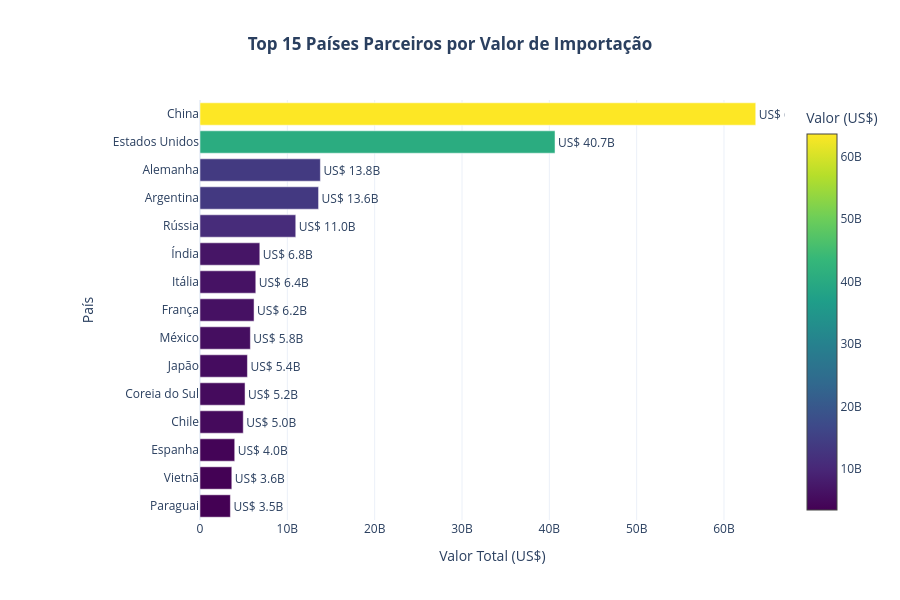
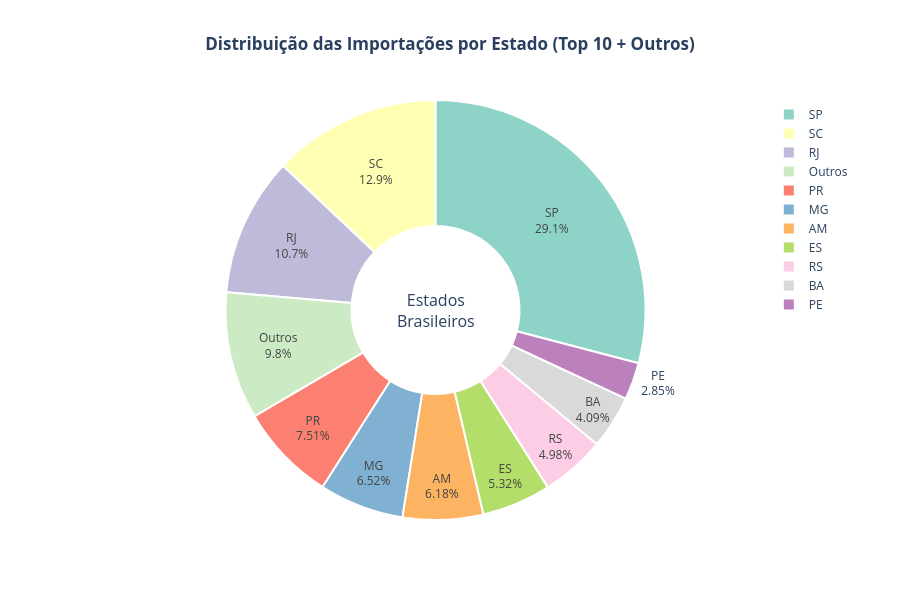

Notebook code cell kept with these figures, in order:
### Code cell
# 6.2 Visualização Top Países (Grupo 2.2)
if not grupo2_resultados.get('analise_paises', pd.DataFrame()).empty:
    print("\n🌍 6.2 ANÁLISE DOS PRINCIPAIS PAÍSES PARCEIROS")
    
    df_paises = grupo2_resultados['analise_paises'].copy()
    df_paises = df_paises.head(15)  # Top 15 países
    
    # Gráfico de barras horizontais interativo
    fig = go.Figure()
    
    fig.add_trace(go.Bar(
        y=df_paises['NOME_PAIS'][::-1],  # Inverter para maior no topo
        x=df_paises['valor_total'][::-1],
        orientation='h',
        marker=dict(
            color=df_paises['valor_total'][::-1],
            colorscale='Viridis',
            showscale=True,
            colorbar=dict(title="Valor (US$)")
        ),
        text=[format_currency(v) for v in df_paises['valor_total'][::-1]],
        textposition='outside',
        hovertemplate='<b>%{y}</b><br>' +
                     'Valor Total: %{text}<br>' +
                     'Operações: %{customdata[0]:,}<br>' +
                     'Valor Médio: %{customdata[1]}<br>' +
                     '<extra></extra>',
        customdata=[[ops, format_currency(avg)] for ops, avg in 
                   zip(df_paises['total_operacoes'][::-1], df_paises['valor_medio'][::-1])]
    ))
    
    fig.update_layout(
        title="<b>Top 15 Países Parceiros por Valor de Importação</b>",
        title_x=0.5,
        xaxis_title="Valor Total (US$)",
        yaxis_title="País",
        height=600,
        template="plotly_white",
        margin=dict(l=200)
    )
    
    fig.show()
    
    # Estatísticas dos países
    print(f"\n📊 INSIGHTS DOS PAÍSES:")
    total_top15 = df_paises['valor_total'].sum()
    print(f"   💰 Valor total Top 15: {format_currency(total_top15)}")
    print(f"   🥇 Líder: {df_paises.iloc[0]['NOME_PAIS']} ({format_currency(df_paises.iloc[0]['valor_total'])})")
    participacao_lider = (df_paises.iloc[0]['valor_total'] / total_top15) * 100
    print(f"   📈 Participação do líder: {participacao_lider:.1f}% do Top 15")
    
else:
    print("❌ 6.2 Dados de países não disponíveis")

# 6.3 Visualização por Estados (Grupo 2.3)
if not grupo2_resultados.get('analise_estados', pd.DataFrame()).empty:
    print("\n🗺️ 6.3 ANÁLISE POR ESTADOS BRASILEIROS")
    
    df_estados = grupo2_resultados['analise_estados'].copy()
    df_estados = df_estados.head(20)  # Top 20 estados
    
    # Gráfico de pizza para os top 10 + categoria "Outros"
    top_10 = df_estados.head(10)
    outros_valor = df_estados.iloc[10:]['valor_total'].sum()
    
    # Preparar dados para pizza
    labels = list(top_10['SIGLA_UF']) + ['Outros']
    values = list(top_10['valor_total']) + [outros_valor]
    
    fig = go.Figure(data=[go.Pie(
        labels=labels, 
        values=values,
        hole=0.4,
        textinfo='label+percent',
        textfont_size=12,
        marker=dict(
            colors=px.colors.qualitative.Set3,
            line=dict(color='#FFFFFF', width=2)
        ),
        hovertemplate='<b>%{label}</b><br>' +
                     'Valor: %{customdata}<br>' +
                     'Participação: %{percent}<br>' +
                     '<extra></extra>',
        customdata=[format_currency(v) for v in values]
    )])
    
    fig.update_layout(
        title="<b>Distribuição das Importações por Estado (Top 10 + Outros)</b>",
        title_x=0.5,
        height=600,
        template="plotly_white",
        annotations=[dict(text='Estados<br>Brasileiros', x=0.5, y=0.5, font_size=16, showarrow=False)]
    )
    
    fig.show()
    
    # Ranking dos estados
    print(f"\n📊 RANKING DOS ESTADOS:")
    for i, row in df_estados.head(10).iterrows():
        print(f"   {i+1:2d}. {row['SIGLA_UF']:2} - {row['NOME_UF'][:25]:25} | {format_currency(row['valor_total'])}")
    
else:
    print("❌ 6.3 Dados de estados não disponíveis")

### Figure 1 — Plotly figure (JSON) as saved in the notebook; plotly's stock layout.template omitted (floating-point values rounded to 4 significant figures)
{"data": [{"customdata": [[6297, "US$ 552.7K"], [26459, "US$ 137.7K"], [53478, "US$ 74.4K"], [7395, "US$ 669.7K"], [48999, "US$ 105.3K"], [88525, "US$ 61.3K"], [50983, "US$ 113.1K"], [80580, "US$ 76.8K"], [130760, "US$ 48.9K"], [76095, "US$ 90.0K"], [2623, "US$ 4.2M"], [28713, "US$ 472.9K"], [179100, "US$ 77.0K"], [239654, "US$ 169.6K"], [510017, "US$ 124.8K"]], "hovertemplate": "<b>%{y}</b><br>Valor Total: %{text}<br>Operações: %{customdata[0]:,}<br>Valor Médio: %{customdata[1]}<br><extra></extra>", "marker": {"color": [3480118367, 3642304778, 3976984845, 4952523252, 5157207904, 5430941672, 5767276053, 6189829300, 6388220214, 6849930671, 10965470014, 13577045088, 13783197105, 40652245607, 63636339238], "colorbar": {"title": {"text": "Valor (US$)"}}, "colorscale": [[0, "#440154"], [0.1111, "#482878"], [0.2222, "#3e4989"], [0.3333, "#31688e"], [0.4444, "#26828e"], [0.5556, "#1f9e89"], [0.6667, "#35b779"], [0.7778, "#6ece58"], [0.8889, "#b5de2b"], [1, "#fde725"]], "showscale": true}, "orientation": "h", "text": ["US$ 3.5B", "US$ 3.6B", "US$ 4.0B", "US$ 5.0B", "US$ 5.2B", "US$ 5.4B", "US$ 5.8B", "US$ 6.2B", "US$ 6.4B", "US$ 6.8B", "US$ 11.0B", "US$ 13.6B", "US$ 13.8B", "US$ 40.7B", "US$ 63.6B"], "textposition": "outside", "type": "bar", "x": [3480118367, 3642304778, 3976984845, 4952523252, 5157207904, 5430941672, 5767276053, 6189829300, 6388220214, 6849930671, 10965470014, 13577045088, 13783197105, 40652245607, 63636339238], "y": ["Paraguai", "Vietnã", "Espanha", "Chile", "Coreia do Sul", "Japão", "México", "França", "Itália", "Índia", "Rússia", "Argentina", "Alemanha", "Estados Unidos", "China"]}], "layout": {"height": 600, "margin": {"l": 200}, "title": {"text": "<b>Top 15 Países Parceiros por Valor de Importação</b>", "x": 0.5}, "xaxis": {"title": {"text": "Valor Total (US$)"}}, "yaxis": {"title": {"text": "País"}}}}

### Figure 2 — Plotly figure (JSON) as saved in the notebook; plotly's stock layout.template omitted (floating-point values rounded to 4 significant figures)
{"data": [{"customdata": ["US$ 75.9B", "US$ 33.8B", "US$ 27.9B", "US$ 19.6B", "US$ 17.0B", "US$ 16.1B", "US$ 13.9B", "US$ 13.0B", "US$ 10.7B", "US$ 7.4B", "US$ 25.6B"], "hole": 0.4, "hovertemplate": "<b>%{label}</b><br>Valor: %{customdata}<br>Participação: %{percent}<br><extra></extra>", "labels": ["SP", "SC", "RJ", "PR", "MG", "AM", "ES", "RS", "BA", "PE", "Outros"], "marker": {"colors": ["rgb(141,211,199)", "rgb(255,255,179)", "rgb(190,186,218)", "rgb(251,128,114)", "rgb(128,177,211)", "rgb(253,180,98)", "rgb(179,222,105)", "rgb(252,205,229)", "rgb(217,217,217)", "rgb(188,128,189)", "rgb(204,235,197)", "rgb(255,237,111)"], "line": {"color": "#FFFFFF", "width": 2}}, "textfont": {"size": 12}, "textinfo": "label+percent", "type": "pie", "values": [75882406908, 33771587792, 27934201684, 19594722368, 17016100064, 16135054250, 13886945704, 12980704170, 10675132111, 7440218641, 25570908114]}], "layout": {"annotations": [{"font": {"size": 16}, "showarrow": false, "text": "Estados<br>Brasileiros", "x": 0.5, "y": 0.5}], "height": 600, "title": {"text": "<b>Distribuição das Importações por Estado (Top 10 + Outros)</b>", "x": 0.5}}}
